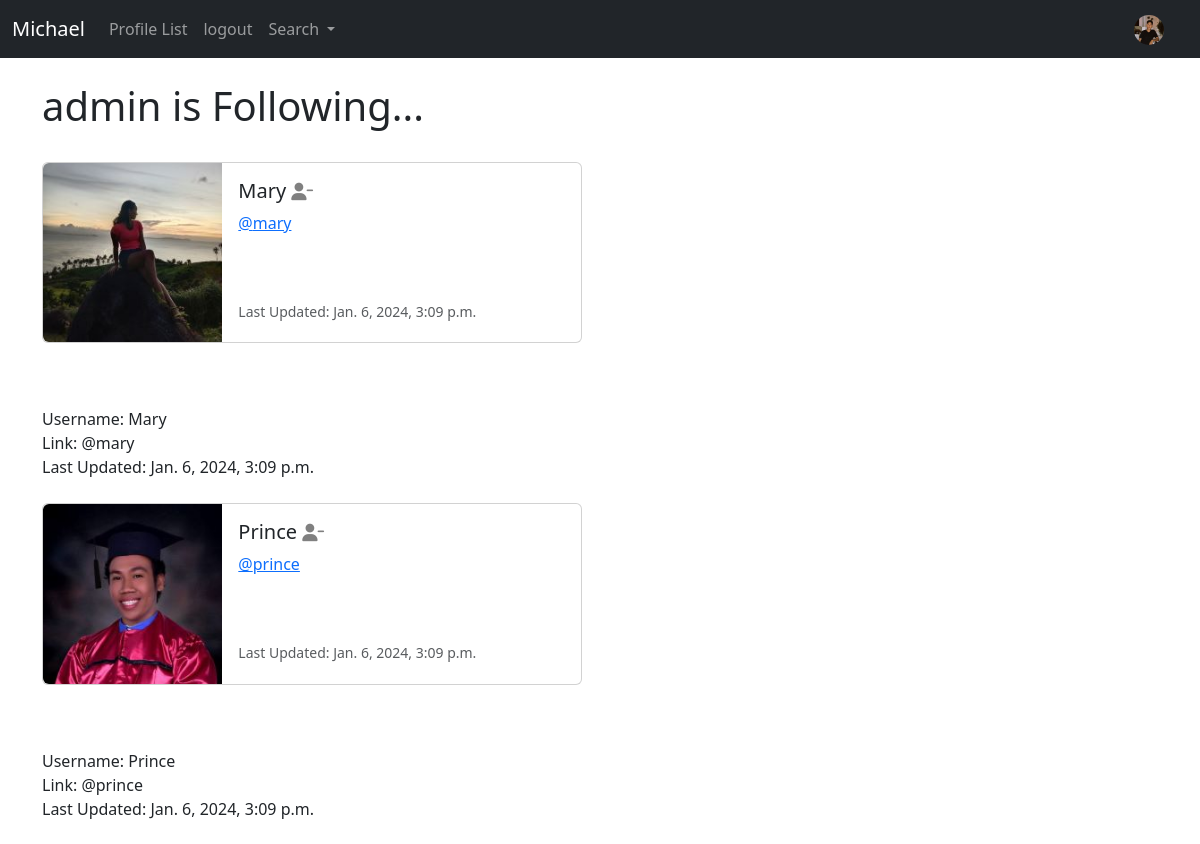
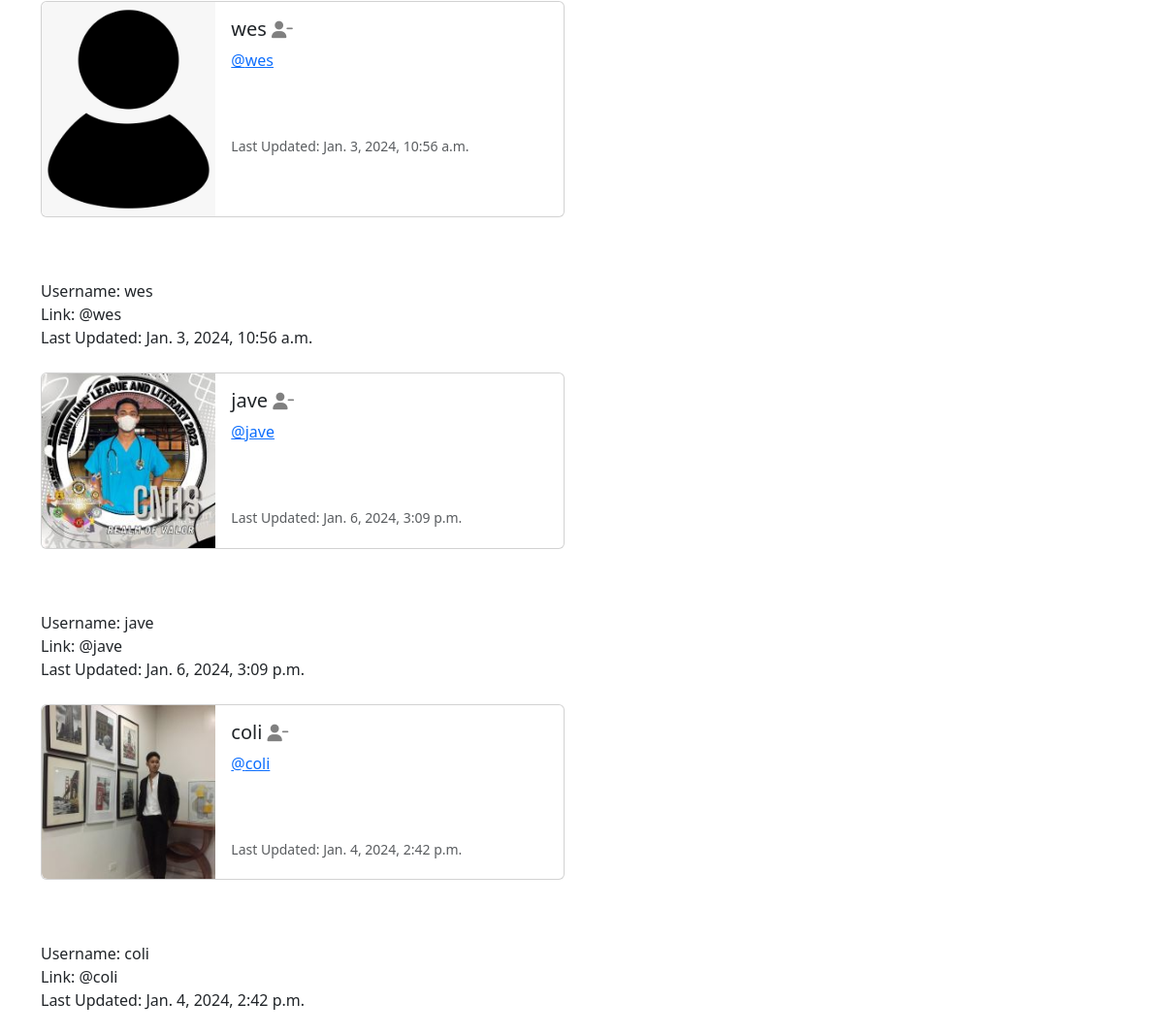
The page /profile/follows/1 (signed in) on the database its author committed (2 pictures, top to bottom).
### michael/models.py (models this page shows, shortened)
class Profile(models.Model):
    user = models.OneToOneField(User, on_delete=models.CASCADE)
    follows = models.ManyToManyField('self',
        related_name="followed_by",
        symmetrical=False,
        blank=True)
    date_modified = models.DateTimeField(auto_now=True)
    profile_image = models.ImageField(null=True, blank=True, upload_to="images/")
    profile_bio = models.CharField(null=True, blank=True, max_length=500)
    homepage_link = models.CharField(null=True, blank=True, max_length=100)
    facebook_link = models.CharField(null=True, blank=True, max_length=100)
    instagram_link = models.CharField(null=True, blank=True, max_length=100)
    linkedin_link = models.CharField(null=True, blank=True, max_length=100)

### michael/views.py (the view)
# urls.py: path('profile/follows/<int:pk>', views.follows, name='follows'),
def follows(request, pk):
    if request.user.is_authenticated:
        if request.user.id == pk:
            profiles = Profile.objects.get(user_id=pk)
            return render(request, 'follows.html', {"profiles": profiles})
        else:
            messages.success(request, ("That's Not Your Profile Page..."))
            return redirect('home')
    else:
        messages.success(request, ("You Must Be Logged In To View This Page..."))
        return redirect('home')

### michael/templates/follows.html
{% extends 'base.html' %}
{% load static %}
{% block content %}
    <h1>{{ request.user.username }} is Following...</h1>
<br/>
{% if profiles %}
  {% for profile in profiles.follows.all %}
      <div class="card mb-3" style="max-width: 540px;">
    <div class="row g-0">
      <div class="col-md-4">
        {% if profile.profile_image %}
        <img src="{{ profile.profile_image.url }}" width=200 height=200 class="img-fluid rounded-start" alt="{{ profile.user.username }}">
        {% else %}
        <img src="{% static 'images/avatar.png' %}" class="img-fluid rounded-start" alt="Profile Image">
        {% endif %}
      </div>
      <div class="col-md-8">
        <div class="card-body">
          <h5 class="card-title">{{ profile.user.username }}
            {% if profile in profiles.follows.all %}
                <a href="{% url 'unfollow' profile.user.id %}">
                <i class="fa fa-user-minus small" style="color:gray"></i></a>
            {% else %}
                <a href="{% url 'follow' profile.user.id %}">
                <i class="fa fa-user-plus small" style="color:gray"></i></a>
            {% endif%}
          </h5>
          <p class="card-text"><a href="{% url 'profile' profile.user.id %}">@{{ profile.user.username|lower }}</a></p>
          <br/><br/>
          <p class="card-text"><small class="text-muted">
          Last Updated: {{ profile.date_modified }}</small>
          </p>
        </div>
      </div>
      </div>
    </div>
            <br/><br/>
            Username: {{ profile.user.username }}<br/>
            Link: @{{ profile.user.username|lower }}<br/>
            Last Updated: {{ profile.date_modified }}
            <br/><br/>
        {% endfor %}
    {% endif %}
{% endblock %}

### michael/templates/navbar.html (shortened to what this page needs)
{% load static %}
<nav class="navbar navbar-expand-lg navbar-dark bg-dark">
    <div class="container-fluid">
      <a class="navbar-brand" href="{% url 'home' %}">Michael</a>
      <div class="collapse navbar-collapse" id="navbarSupportedContent">
        <ul class="navbar-nav me-auto mb-2 mb-lg-0">
          <li class="nav-item">
            <a class="nav-link"
            href="{% url 'profile_list' %}">Profile List</a>
          </li>
          {% if user.is_authenticated %}
          <li class="nav-item">
            <a class="nav-link"
            href="{% url 'logout' %}">logout</a>
          </li>
          {% endif %}
        <li class="nav-item dropdown">
            <a class="nav-link dropdown-toggle" href="#" role="button" data-bs-toggle="dropdown" aria-expanded="false">
              Search
            </a>
          </li>
        </ul>
        {% if user.is_authenticated %}
          <ul class="navbar-nav ml-auto">
            <li class="nav-link navbar-brand">
              <a href="{% url 'profile' request.user.id %}">
{% if user.profile.profile_image %}
<img src="{{ user.profile.profile_image.url }}" class="rounded-circle" width=30>
{% else %}
    <img src="{% static 'images/avatar.png' %}" class="img-fluid rounded-circle" alt="Profile Image" width=30>
{% endif %}
              </a>
            </li>
          </ul>
        {% endif %}
      </div>
    </div>
</nav>

### rows shown on the page
Profile: profile_image (picture), user.username "Mary", user.username "mary", date_modified "Jan. 6, 2024, 3:09 p.m."
Profile: profile_image (picture), user.username "Prince", user.username "prince", date_modified "Jan. 6, 2024, 3:09 p.m."
Profile: user.username "wes", date_modified "Jan. 3, 2024, 10:56 a.m."
Profile: profile_image (picture), user.username "jave", date_modified "Jan. 6, 2024, 3:09 p.m."
Profile: profile_image (picture), user.username "coli", date_modified "Jan. 4, 2024, 2:42 p.m."

### other values the page prints
{{ request.user.username }} "admin"
